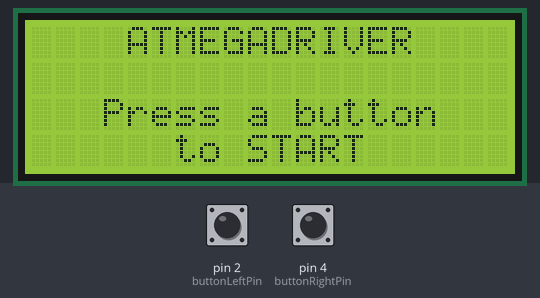
Simulated run of this sketch. Board: Arduino Uno, built with avr-gcc and run on an emulated ATmega328P. Parts: 20×4 character LCD. Inputs (shaded band) come from the test bench; at power-on: pin 2 (buttonLeftPin) LOW, pin 4 (buttonRightPin) LOW. Random numbers use the default seed unless the sketch sets one. At 6.2 s the program stops and its outputs stay as they are.

Above: at 1.0 s.
1.1 s: pin 2 (buttonLeftPin) pulled HIGH for 0.15 s
At 1.5 s:
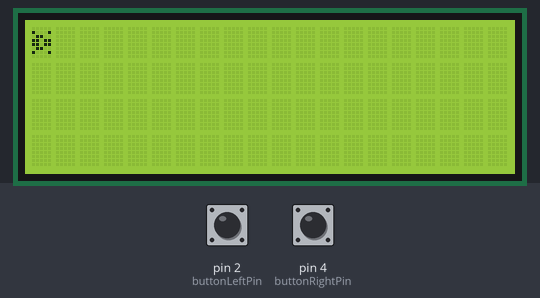
At 7.4 s:
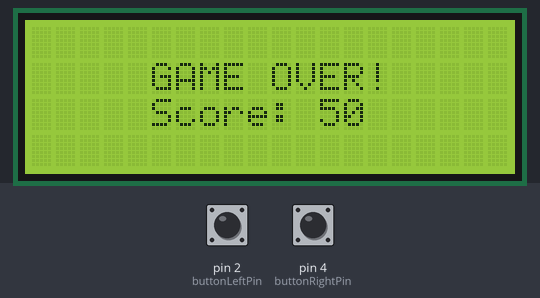
Timing chart, 0 to 7.7 s (numbered marks = the images above; inputs shaded):
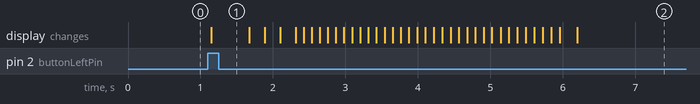

The sketch:

sketch_sep15a.ino
```cpp
#include <LiquidCrystal_I2C.h>

#define LCD_WIDTH 20
#define LCD_HEIGHT 4
#define MAX_OBSTACLES 50
#define GAME_DELAY 100
#define SPAWN_CHANCE_NORMAL 20
#define  SPAWN_CHANCE_WITH_SIDEROFAGO 15

byte CARacter[]       = { B00000, B10001, B01100, B11011, B11011, B01100, B10001, B00000 };
byte plane[]          = { B00000, B01100, B01101, B11111, B01101, B01100, B00000, B00000 };
byte bomb[]           = { B00000, B10101, B01110, B11111, B01110, B10101, B00000, B00000 };
byte siderofago[]     = { B00010, B11111, B01011, B11111, B11111, B01011, B11111, B00010 };
byte siderofago_corpo[] = { B00100, B11111, B11111, B11011, B11111, B11111, B11111, B00100 };

uint8_t blockTick = 0;

const int buttonLeftPin  = 2;
const int buttonRightPin = 4;

enum ObjectType : byte {
  OBJ_NONE = 0,
  OBJ_CAR,
  OBJ_OBSTACLE_BOMB,
  OBJ_OBSTACLE_PLANE
};

struct Object {
  uint8_t x, y;
  ObjectType type;
  uint8_t speed;
};

struct Siderofago {
  bool active = false;
  uint8_t line = 0;
  int headPos = 0;      // posição da cabeça (aumenta da esquerda para direita)
  uint8_t length = 0;   // tamanho do corpo (sem contar a cabeça)
  uint8_t tickCount = 0;
};

LiquidCrystal_I2C lcd(0x27, LCD_WIDTH, LCD_HEIGHT);
Object car = {1, LCD_WIDTH - 1, OBJ_CAR, 0};
Object obstacles[MAX_OBSTACLES];
Siderofago siderofagoObj;

bool gameOver = false;
unsigned long startTime = 0;
unsigned long score = 0;

unsigned long lastSiderofagoTime = 0;
const unsigned long SIDEROFAGO_COOLDOWN = 10000; // milissegundos

void handleButtons() {
  if (digitalRead(buttonLeftPin) == HIGH && car.x > 0) car.x--;
  if (digitalRead(buttonRightPin) == HIGH && car.x < LCD_HEIGHT - 1) car.x++;
}

bool isColliding(uint8_t x, uint8_t y) {
  return (car.x == x && car.y == y);
}

void drawObject(const Object& obj) {
  lcd.setCursor(LCD_WIDTH - 1 - obj.y, obj.x);
  switch (obj.type) {
    case OBJ_CAR:              lcd.write(0); break;
    case OBJ_OBSTACLE_BOMB:    lcd.write(1); break;
    case OBJ_OBSTACLE_PLANE:   lcd.write(2); break;
  }
}

void drawSiderofago() {
  if (!siderofagoObj.active) return;

  // Cabeça
  int headCol = LCD_WIDTH - 1 - siderofagoObj.headPos;
  if (headCol >= 0 && headCol < LCD_WIDTH) {
    lcd.setCursor(headCol, siderofagoObj.line);
    lcd.write(4);
  }

  // Corpo
  for (int i = 1; i <= siderofagoObj.length; i++) {
    int col = LCD_WIDTH - 1 - (siderofagoObj.headPos - i);
    if (col >= 0 && col < LCD_WIDTH) {
      lcd.setCursor(col, siderofagoObj.line);
      lcd.write(5);
    }
  }
}

void updateObstacles() {
  blockTick++;
  for (int i = 0; i < MAX_OBSTACLES; i++) {
    if (obstacles[i].type == OBJ_NONE) continue;

    if (isColliding(obstacles[i].x, obstacles[i].y)) {
      gameOver = true;
      return;
    }

    if (obstacles[i].type == OBJ_OBSTACLE_BOMB) {
      if (blockTick % 2 == 0) obstacles[i].y++;
    } else {
      obstacles[i].y++;
    }

    if (obstacles[i].y >= LCD_WIDTH) obstacles[i].type = OBJ_NONE;
  }
}

void updateSiderofago() {
  if (!siderofagoObj.active) return;

  siderofagoObj.tickCount++;
  if (siderofagoObj.tickCount % 1 == 0) {
    siderofagoObj.headPos++;

    // Colisão com a cabeça
    int headCol = LCD_WIDTH - 1 - siderofagoObj.headPos;
    if (headCol >= 0 && headCol < LCD_WIDTH) {
      if (isColliding(siderofagoObj.line, siderofagoObj.headPos)) {
        gameOver = true;
        return;
      }
    }

    // Desativa somente quando a cauda saiu completamente
    if (siderofagoObj.headPos >= LCD_WIDTH + siderofagoObj.length) {
      siderofagoObj.active = false;
    }
  }
}

int getCurrentSpawnChance() {
  if (siderofagoObj.active) {
    return SPAWN_CHANCE_WITH_SIDEROFAGO;
  } else {
    return SPAWN_CHANCE_NORMAL;
  }
}

void addObstacle() {
  if (random(100) < getCurrentSpawnChance()) {
    for (int i = 0; i < MAX_OBSTACLES; i++) {
      if (obstacles[i].type == OBJ_NONE) {
        obstacles[i].x = random(0, LCD_HEIGHT);
        obstacles[i].y = 0;
        obstacles[i].type = (random(100) < 50) ? OBJ_OBSTACLE_BOMB : OBJ_OBSTACLE_PLANE;
        break;
      }
    }
  }

  if (millis() - lastSiderofagoTime > SIDEROFAGO_COOLDOWN && random(600) < 3) {
    siderofagoObj.active = true;
    siderofagoObj.line = random(0, LCD_HEIGHT);
    siderofagoObj.headPos = 0;
    siderofagoObj.length = random(20, 41);
    siderofagoObj.tickCount = 0;
    lastSiderofagoTime = millis();
  }
}

void showStartScreen() {
  lcd.clear();
  lcd.setCursor(4, 0);  lcd.print("ATMEGADRIVER");
  lcd.setCursor(3, 2);  lcd.print("Press a button");
  lcd.setCursor(6, 3);  lcd.print("to START");

  while (digitalRead(buttonLeftPin) == LOW && digitalRead(buttonRightPin) == LOW) {
    delay(50);
  }
  lcd.clear();
  startTime = millis();
}

void showGameOverScreen() {
  score = (millis() - startTime) / 100;
  lcd.clear();
  lcd.setCursor(5, 1); lcd.print("GAME OVER!");
  lcd.setCursor(5, 2); lcd.print("Score: ");
  lcd.print(score);
}

void setup() {
  lcd.init();
  lcd.backlight();
  randomSeed(analogRead(0));

  pinMode(buttonLeftPin,  INPUT);
  pinMode(buttonRightPin, INPUT);

  for (int i = 0; i < MAX_OBSTACLES; i++) obstacles[i].type = OBJ_NONE;

  lcd.createChar(0, CARacter);
  lcd.createChar(1, bomb);
  lcd.createChar(2, plane);
  lcd.createChar(4, siderofago);
  lcd.createChar(5, siderofago_corpo);

  showStartScreen();
}

void loop() {
  if (gameOver) {
    showGameOverScreen();
    while (true);
  }

  lcd.clear();

  handleButtons();
  updateObstacles();
  updateSiderofago();
  addObstacle();

  drawObject(car);
  for (int i = 0; i < MAX_OBSTACLES; i++) {
    if (obstacles[i].type != OBJ_NONE) drawObject(obstacles[i]);
  }
  drawSiderofago();

  delay(GAME_DELAY);
}
```

Measured:
- after the input at 1.1 s, the display: changes after 0.05 s (image 1)
